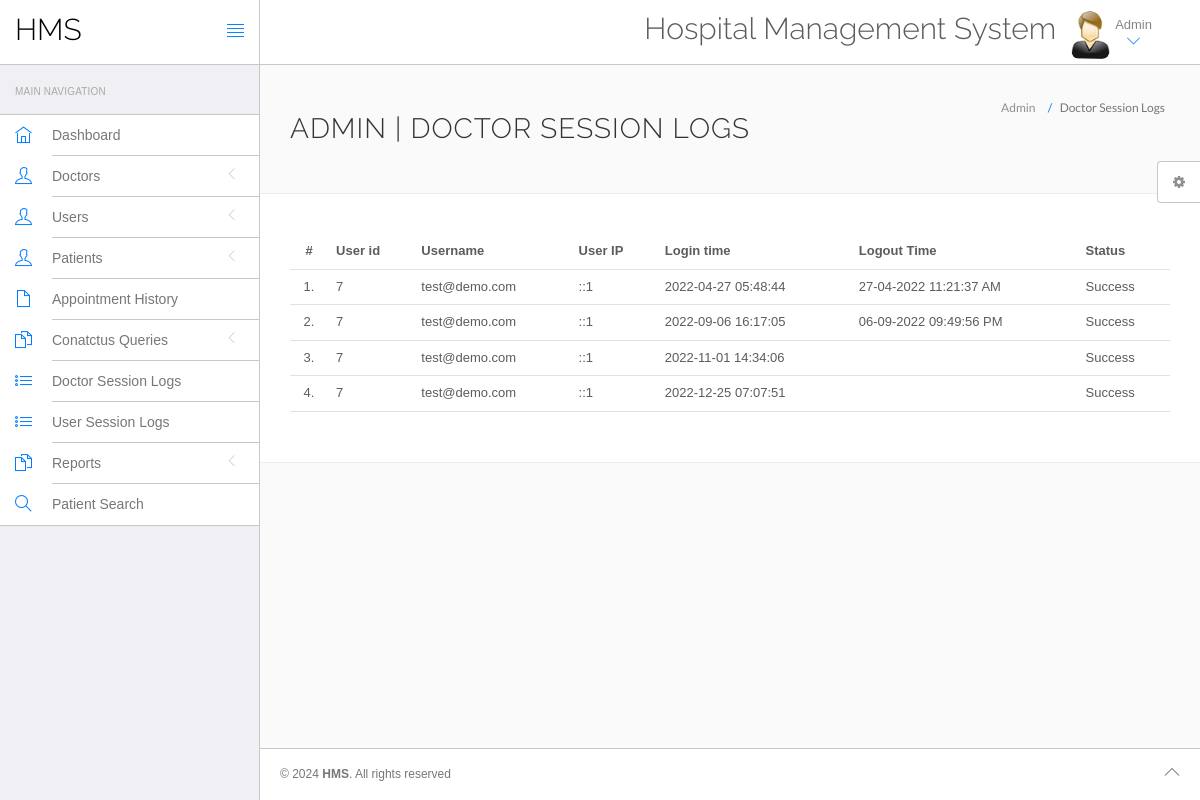
/hms/admin/doctor-logs.php (signed in), run on the app's committed database.
### tables this page shows
CREATE TABLE `doctorslog` (
  `id` int(11) NOT NULL,
  `uid` int(11) DEFAULT NULL,
  `username` varchar(255) DEFAULT NULL,
  `userip` binary(16) DEFAULT NULL,
  `loginTime` timestamp NULL DEFAULT current_timestamp(),
  `logout` varchar(255) DEFAULT NULL,
  `status` int(11) DEFAULT NULL
);

### hms/admin/doctor-logs.php (the view, shortened to what this page needs)
<?php
include('include/config.php');
?>
<!DOCTYPE html>
<html lang="en">
	<head>
		<link rel="stylesheet" href="vendor/bootstrap/css/bootstrap.min.css">
		<link rel="stylesheet" href="vendor/fontawesome/css/font-awesome.min.css">
		<link rel="stylesheet" href="vendor/themify-icons/themify-icons.min.css">
		<link href="vendor/animate.css/animate.min.css" rel="stylesheet" media="screen">
		<link href="vendor/perfect-scrollbar/perfect-scrollbar.min.css" rel="stylesheet" media="screen">
		<link href="vendor/switchery/switchery.min.css" rel="stylesheet" media="screen">
		<link href="vendor/bootstrap-touchspin/jquery.bootstrap-touchspin.min.css" rel="stylesheet" media="screen">
		<link href="vendor/select2/select2.min.css" rel="stylesheet" media="screen">
		<link href="vendor/bootstrap-datepicker/bootstrap-datepicker3.standalone.min.css" rel="stylesheet" media="screen">
		<link href="vendor/bootstrap-timepicker/bootstrap-timepicker.min.css" rel="stylesheet" media="screen">
		<link rel="stylesheet" href="assets/css/styles.css">
		<link rel="stylesheet" href="assets/css/plugins.css">
		<link rel="stylesheet" href="assets/css/themes/theme-1.css" id="skin_color" />
	</head>
	<body>
		<div id="app">
<?php include('include/sidebar.php');?>
			<div class="app-content">
					<?php include('include/header.php');?>
				<div class="main-content" >
					<div class="wrap-content container" id="container">
						<section id="page-title">
							<div class="row">
								<div class="col-sm-8">
									<h1 class="mainTitle">Admin  | Doctor Session Logs</h1>
																	</div>
								<ol class="breadcrumb">
									<li>
										<span>Admin </span>
									</li>
									<li class="active">
										<span>Doctor Session Logs</span>
									</li>
								</ol>
							</div>
						</section>
						<div class="container-fluid container-fullw bg-white">
									<div class="row">
								<div class="col-md-12">
									<table class="table table-hover" id="sample-table-1">
										<thead>
											<tr>
												<th class="center">#</th>
												<th class="hidden-xs">User id</th>
												<th>Username</th>
												<th>User IP</th>
												<th>Login time</th>
												<th>Logout Time </th>
												<th> Status </th>
											</tr>
										</thead>
										<tbody>
<?php
$sql=mysqli_query($con,"select * from doctorslog ");
$cnt=1;
while($row=mysqli_fetch_array($sql))
{
?>
											<tr>
												<td class="center"><?php echo $cnt;?>.</td>
												<td class="hidden-xs"><?php echo $row['uid'];?></td>
												<td class="hidden-xs"><?php echo $row['username'];?></td>
												<td><?php echo $row['userip'];?></td>
												<td><?php echo $row['loginTime'];?></td>
												<td><?php echo $row['logout'];?>
												</td>
												<td>
<?php if($row['status']==1)
{
	echo "Success";
}
else
{
	echo "Failed";
}?>
</td>
											</tr>
											<?php
$cnt=$cnt+1;
											 }?>
										</tbody>
									</table>
								</div>
							</div>
								</div>
					</div>
				</div>
			</div>
	<?php include('include/footer.php');?>
	<?php include('include/setting.php');?>
		</div>
	</body>
</html>

### hms/admin/assets/css/themes/theme-1.css (style rules this page uses)
body { background: #FAFAFA; }

### data on the page
doctorslog: uid "7", username "test@demo.com", userip "::1", loginTime "2022-04-27 05:48:44", logout "27-04-2022 11:21:37 AM", status "Success"
doctorslog: uid "7", username "test@demo.com", userip "::1", loginTime "2022-09-06 16:17:05", logout "06-09-2022 09:49:56 PM", status "Success"
doctorslog: uid "7", username "test@demo.com", userip "::1", loginTime "2022-11-01 14:34:06", status "Success"
doctorslog: uid "7", username "test@demo.com", userip "::1", loginTime "2022-12-25 07:07:51", status "Success"
